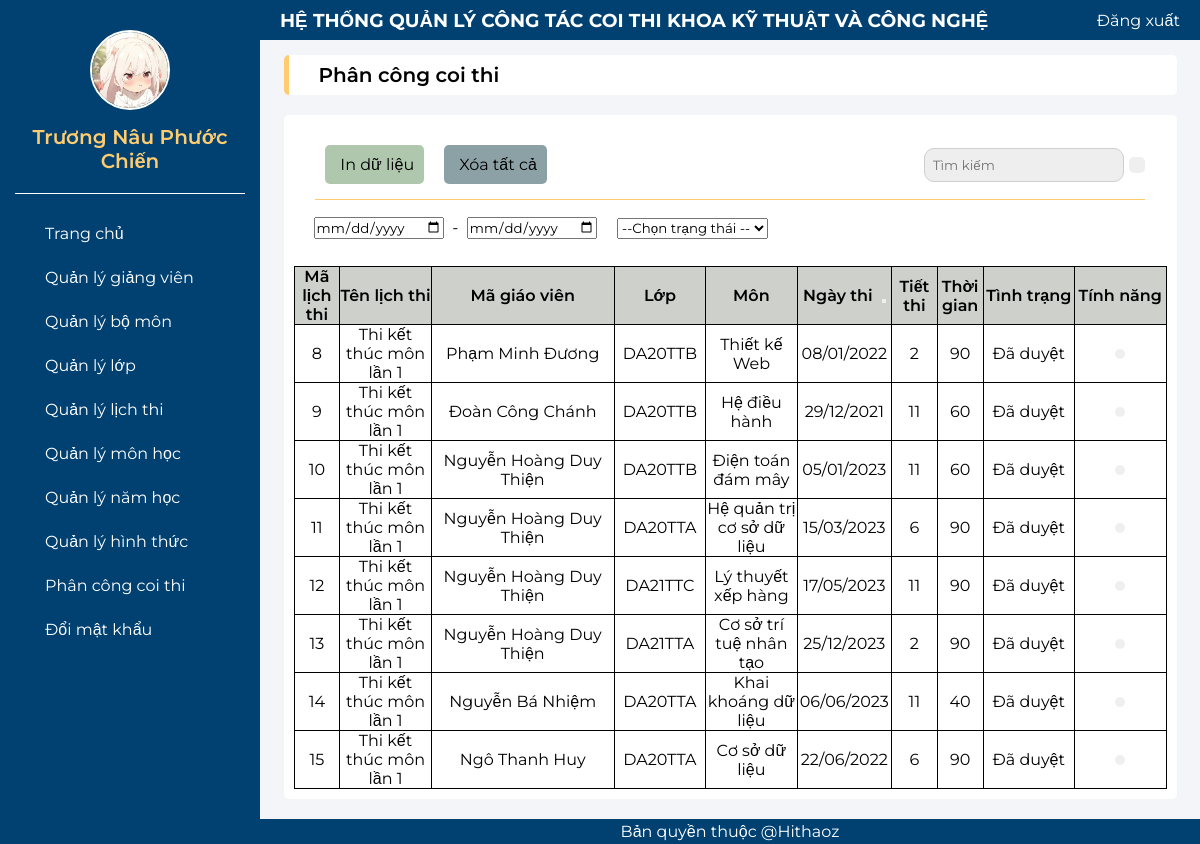
The app's page /QLPCCT.php (signed in) with its own data.
### tables this page shows
CREATE TABLE `lichthi` (
  `malichthi` int(11) NOT NULL,
  `mahocky` int(11) NOT NULL,
  `malop` varchar(10) NOT NULL,
  `mahinhthuc` int(11) NOT NULL,
  `manamhoc` int(11) NOT NULL,
  `mamon` int(11) NOT NULL,
  `tenlichthi` varchar(50) NOT NULL,
  `ngaythi` date NOT NULL,
  `phongthi` varchar(20) NOT NULL,
  `tietthi` int(11) NOT NULL
);

CREATE TABLE `giangvien` (
  `magv` int(11) NOT NULL,
  `mabomon` int(11) NOT NULL,
  `hotengv` varchar(100) NOT NULL,
  `sdtgv` varchar(10) NOT NULL,
  `hocvi` varchar(20) NOT NULL,
  `email` varchar(50) NOT NULL,
  `pass` varchar(50) NOT NULL,
  `hinhdaidien` text NOT NULL
);

CREATE TABLE `monhoc` (
  `mamon` int(11) NOT NULL,
  `tenmon` varchar(100) NOT NULL,
  `sotinchi` int(11) NOT NULL
);

CREATE TABLE `hinhthuc` (
  `mahinhthuc` int(11) NOT NULL,
  `tenhinhthuc` varchar(100) NOT NULL,
  `hinhthucthi` varchar(20) NOT NULL,
  `thoigian` int(11) NOT NULL,
  `buoi` varchar(20) NOT NULL,
  `dongia` int(11) NOT NULL
);

CREATE TABLE `phancongcoithi` (
  `malichthi` int(11) NOT NULL,
  `magv` int(11) NOT NULL,
  `tinhtrang` varchar(20) NOT NULL
);

### QLPCCT.php (the view, shortened to what this page needs)
<?php
include("header_admin.php");
include("ketnoi.php");
$dateCondition = "";
if ($_SERVER["REQUEST_METHOD"] == "GET") {
    $ngayBD = isset($_GET["ngayBD"]) ? $_GET["ngayBD"] : "";
    $ngayKT = isset($_GET["ngayKT"]) ? $_GET["ngayKT"] : "";
}
?>
<div>
    <div class="top-center">
        <p>Phân công coi thi</p>
    </div>
    <div class="table-center">
        <div class="btn-center">
            <div class="btn-center-bt">
                <a href="#" class="button button-in">
                    <p>In dữ liệu</p>
                </a>
                <a href="#" class="button button-xtt">
                    <p>Xóa tất cả</p>
                </a>
            </div>
            <div class="btn-center-search">
                <input type="text" name="tendn" placeholder="Tìm kiếm" required>
                <button type="submit">
                </button>
            </div>
        </div>
        <form method="get" action="">
            <div class="cdm">
                <div class="fullloc">
                    <div class="locdate">
                        <input type="date" name="ngayBD" id="ngayBD" value="<?php echo $ngayBD; ?>"
                            onchange="this.form.submit()">
                        <label for="ngayKT">&nbsp;-&nbsp;</label>
                        <input type="date" name="ngayKT" id="ngayKT" value="<?php echo $ngayKT; ?>"
                            onchange="this.form.submit()">
                    </div>
                    <div>
                        <select name="tinhtrang" onchange="this.form.submit()">
                            <option value="">--Chọn trạng thái --</option>
                        </select>
                    </div>
                </div>
            </div>
        </form>
        <div class="table">
            <table width="100%" class="table-content">
                <tr style="background-color:#CDD0CB; font-weight:600;">
                    <td width="5%">Mã lịch thi</td>
                    <td width="10%">Tên lịch thi</td>
                    <td width="20%">Mã giáo viên</td>
                    <td width="10%">Lớp</td>
                    <td width="10%">Môn</td>
                    <td width="10%">Ngày thi &nbsp;<button onclick="sortTableByDate()">
                        </button></td>
                    <td width="5%">Tiết thi</td>
                    <td width="5%">Thời gian</td>
                    <td width="10%">Tình trạng</td>
                    <td width="10%">Tính năng</td>
                </tr>
                <?php
                    $sql = "SELECT lt.*, gv.hotengv, hk.tenhocky, l.tenlop, nh.tennamhoc, mh.tenmon, ht.thoigian, pcc.tinhtrang
                            FROM lichthi lt
                            LEFT JOIN phancongcoithi pcc ON lt.malichthi = pcc.malichthi
                            LEFT JOIN giangvien gv ON pcc.magv = gv.magv
                            LEFT JOIN hocky hk ON lt.mahocky = hk.mahocky
                            LEFT JOIN lop l ON lt.malop = l.malop
                            LEFT JOIN namhoc nh ON lt.manamhoc = nh.manamhoc
                            LEFT JOIN monhoc mh ON lt.mamon = mh.mamon
                            LEFT JOIN hinhthuc ht ON lt.mahinhthuc = ht.mahinhthuc
                            WHERE 1 $dateCondition";
        $kq = mysqli_query($conn, $sql) or die("Không thể truy xuất dữ liệu " . mysqli_error($conn));
                    while ($row = mysqli_fetch_array($kq)) {
                        echo "<tr>";
                        echo "<td> " . $row["malichthi"] . "</td>";
                        $usern = $row["malichthi"];
                        echo "<td> " . $row["tenlichthi"] . "</td>";
                        echo "<td> " . $row["hotengv"] . "</td>";
                        echo "<td> " . $row["malop"] . "</td>";
                        echo "<td> " . $row["tenmon"] . "</td>";
                        echo "<td>" . date('d/m/Y', strtotime($row["ngaythi"])) . "</td>";
                        echo "<td> " . $row["tietthi"] . "</td>";
                        echo "<td> " . $row["thoigian"] . "</td>";
                        echo "<td";
                            echo "> " . $row["tinhtrang"] . "</td>";
                            echo "<td class='table-icon'>
                                    <a href='sua_pcgv.php?user=$usern'><button><ion-icon name='add-circle-outline'></ion-icon></button></a>
                                </td>";
                            echo "</tr>";
                    }
                ?>
            </table>
        </div>
    </div>
</div>
<?php
include("footer_admin.php");
?>

### header_admin.php (shortened to what this page needs)
<!DOCTYPE html>
<html lang="en">
<head>
    <link rel="stylesheet" href="css_admin.css">
</head>
<body>
    <?php
    include("ketnoi.php");
    $userlogin = $_SESSION["admin"];
    $sql2 = "select * from admin where email='" . $userlogin . "'";
    $kq2 = mysqli_query($conn, $sql2) or die("Không thể xuất thông tin người dùng " . mysqli_error());
    $admin_login =  mysqli_fetch_array($kq2);
    ?>
    <div class="container">
        <div class="b-left">
            <div class="b-ava">
                <img src="<?php echo $admin_login["hinhdaidien"]; ?>" alt="Profile Picture">
                <label><?php echo $admin_login["hoten"]; ?></label>
            </div>
            <div class="s-left">
                <a href="admin.php" class="s-left-item">
                    <p>Trang chủ</p>
                </a>
                <a href="QLGV.php" class="s-left-item">
                    <p>Quản lý giảng viên</p>
                </a>
                <a href="QLBM.php" class="s-left-item">
                    <p>Quản lý bộ môn</p>
                </a>
                <a href="QLL.php" class="s-left-item">
                    <p>Quản lý lớp</p>
                </a>
                <a href="QLLT.php" class="s-left-item">
                    <p>Quản lý lịch thi</p>
                </a>
                <a href="QLMH.php" class="s-left-item">
                    <p>Quản lý môn học</p>
                </a>
                <a href="QLNH.php" class="s-left-item">
                    <p>Quản lý năm học</p>
                </a>
                <a href="QLHT.php" class="s-left-item">
                    <p>Quản lý hình thức</p>
                </a>
                <a href="QLPCCT.php" class="s-left-item">
                    <p>Phân công coi thi</p>
                </a>
                <a href="#" class="s-left-item">
                    <p>Đổi mật khẩu</p>
                </a>
            </div>
        </div>
        <div class="b-right">
            <div class="s_dx">
                <h3>HỆ THỐNG QUẢN LÝ CÔNG TÁC COI THI KHOA KỸ THUẬT VÀ CÔNG NGHỆ</h3>
                <a href="logout.php" class="s_dx_item">
                    <p>Đăng xuất</p>
                </a>
            </div>
            <div class="content">

### css_admin.css (style rules this page uses)
* { margin: 0; padding: 0; box-sizing: border-box; font-family: 'Montserrat', sans-serif; }
html { scroll-behavior: smooth; }
.container { display: flex; height: 100vh; }
.b-right { display: flex; flex-direction: column; flex: 1; height: 100%; }
.b-left { width: 260px; background-color: #004172; height: 100%; padding: 30px 15px; }
.b-ava img { width: 80px; height: 80px; display: block; border-radius: 50%; margin: 0 auto; border: 2px solid #ffffff; margin-bottom: 15px; }
.b-ava { font-size: 20px; font-weight: 600; color: #FFCC70; margin: 0 auto; text-align: center; border-bottom: 1px solid #ffffff; padding-bottom: 20px; }
.s-left { display: flex; flex-direction: column; gap: 5px; padding-top: 20px; }
.s-left-item { display: flex; align-items: center; color: #ffffff; gap: 15px; padding: 10px 10px; }
.s-left-item { color: #ffffff; text-decoration: none; }
.s_dx { display: flex; justify-content: space-between; align-items: center; padding: 0 20px; width: 100%; background-color: #004172; height: 40px; color: #ffffff; }
.s_dx_item { display: flex; align-items: center; color: #ffffff; gap: 15px; padding: 10px 0; align-items: center; text-decoration: none; }
.content { height: 100%; overflow-y: auto; flex: 1; background-color: #f4f5f8; }
.top-center { display: flex; align-items: center; width: 95%; background-color: #ffffff; height: 40px; padding-left: 30px; margin: 0 auto; border-radius: 5px; margin-top: 15px; margin-bottom: 20px; border-left: 5px solid #FFCC70; }
.top-center p { color: #000000; font-weight: 600; font-size: 20px; }
.table-center { display: flex; width: 95%; background-color: #ffffff; margin: 0 auto; border-radius: 5px; padding: 10px 10px; flex-direction: column; margin-bottom: 20px; }
.btn-center { display: flex; justify-content: space-between; align-items: center; width: 95%; margin: 10px auto; border-bottom: 1px solid #FFCC70; padding-bottom: 5px; }
.btn-center-bt { display: flex; align-items: center; }
.button { display: flex; align-items: center; margin: 10px; gap: 5px; border-radius: 5px; justify-content: center; padding: 10px 10px; text-decoration: none; color: black; }
.button-in { background-color: #AFC8AD; }
.button-xtt { background-color: #8CA1A5; }
.btn-center-search { display: flex; align-items: center; gap: 5px; }
.btn-center-search input { padding: 8px 8px; border-radius: 10px; border: none; width: 200px; color: darkgrey; background-color: EEEEEE; border: 1px solid #CDD0CB; display: flex; }
.btn-center-search button { padding: 8px 8px; border-radius: 5px; border: none; }
.cdm { display: flex; padding: 7px 0; margin-left: 20px; }
table, th, td { border: 1px solid black; text-align: center; }
.table-content { border-collapse: collapse; text-align: center; margin: 0 auto; margin-top: 20px; }
.table-icon button { padding: 5px 5px; border-radius: 5px; border: none; }
.fullloc { display: flex; gap: 20px; align-items: center; }
.fullloc select { height: 21px; }

### records on screen
lichthi: malichthi "8", tenlichthi "Thi kết thúc môn lần 1", giangvien.hotengv "Phạm Minh Đương", malop "DA20TTB", mamon.tenmon "Thiết kế Web", ngaythi "08/01/2022", tietthi "2", mahinhthuc.thoigian "90", phancongcoithi.tinhtrang "Đã duyệt"
lichthi: malichthi "9", tenlichthi "Thi kết thúc môn lần 1", giangvien.hotengv "Đoàn Công Chánh", malop "DA20TTB", mamon.tenmon "Hệ điều hành", ngaythi "29/12/2021", tietthi "11", mahinhthuc.thoigian "60", phancongcoithi.tinhtrang "Đã duyệt"
lichthi: malichthi "10", tenlichthi "Thi kết thúc môn lần 1", giangvien.hotengv "Nguyễn Hoàng Duy Thiện", malop "DA20TTB", mamon.tenmon "Điện toán đám mây", ngaythi "05/01/2023", tietthi "11", mahinhthuc.thoigian "60", phancongcoithi.tinhtrang "Đã duyệt"
lichthi: malichthi "11", tenlichthi "Thi kết thúc môn lần 1", giangvien.hotengv "Nguyễn Hoàng Duy Thiện", malop "DA20TTA", mamon.tenmon "Hệ quản trị cơ sở dữ liệu", ngaythi "15/03/2023", tietthi "6", mahinhthuc.thoigian "90", phancongcoithi.tinhtrang "Đã duyệt"
lichthi: malichthi "12", tenlichthi "Thi kết thúc môn lần 1", giangvien.hotengv "Nguyễn Hoàng Duy Thiện", malop "DA21TTC", mamon.tenmon "Lý thuyết xếp hàng", ngaythi "17/05/2023", tietthi "11", mahinhthuc.thoigian "90", phancongcoithi.tinhtrang "Đã duyệt"
lichthi: malichthi "13", tenlichthi "Thi kết thúc môn lần 1", giangvien.hotengv "Nguyễn Hoàng Duy Thiện", malop "DA21TTA", mamon.tenmon "Cơ sở trí tuệ nhân tạo", ngaythi "25/12/2023", tietthi "2", mahinhthuc.thoigian "90", phancongcoithi.tinhtrang "Đã duyệt"
lichthi: malichthi "14", tenlichthi "Thi kết thúc môn lần 1", giangvien.hotengv "Nguyễn Bá Nhiệm", malop "DA20TTA", mamon.tenmon "Khai khoáng dữ liệu", ngaythi "06/06/2023", tietthi "11", mahinhthuc.thoigian "40", phancongcoithi.tinhtrang "Đã duyệt"
lichthi: malichthi "15", tenlichthi "Thi kết thúc môn lần 1", giangvien.hotengv "Ngô Thanh Huy", malop "DA20TTA", mamon.tenmon "Cơ sở dữ liệu", ngaythi "22/06/2022", tietthi "6", mahinhthuc.thoigian "90", phancongcoithi.tinhtrang "Đã duyệt"

### other values on screen
$admin_login["hoten"] "Trương Nâu Phước Chiến"
